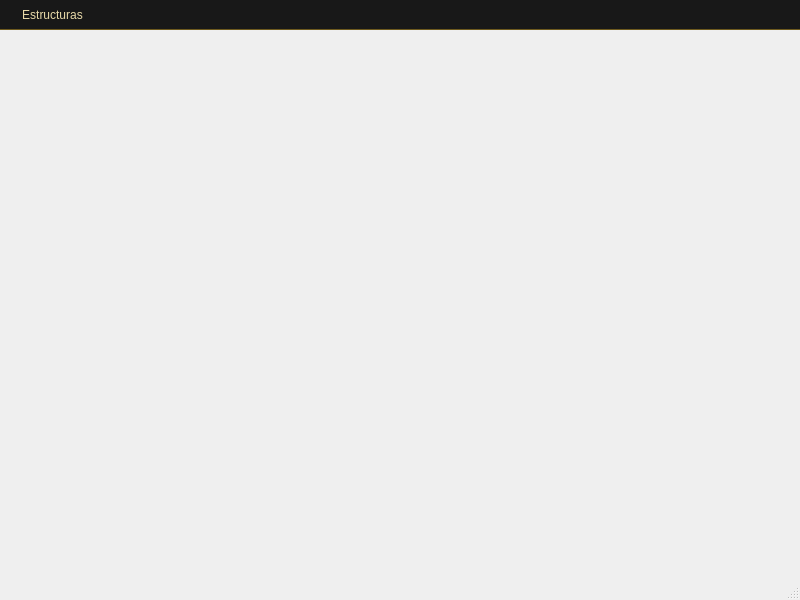
<?xml version="1.0" encoding="UTF-8"?>
<ui version="4.0">
 <class>MainWindow</class>
 <widget class="QMainWindow" name="MainWindow">
  <property name="geometry">
   <rect>
    <x>0</x>
    <y>0</y>
    <width>800</width>
    <height>600</height>
   </rect>
  </property>
  <property name="windowTitle">
   <string>MainWindow</string>
  </property>
  <property name="styleSheet">
   <string notr="true">/* ==========================================================================
   MENÚ PRINCIPAL / QMENUBAR
   ========================================================================== */

QMenuBar {
    background-color: #181818;
    color: #E8D9A8;
    border-bottom: 1px solid #6E5A1E;
    spacing: 5px;
}

QMenuBar::item {
    background: transparent;
    padding: 6px 15px;
    margin: 2px;
    border-radius: 4px;
}

QMenuBar::item:selected {
    background-color: #2A2A2A;
    color: #F5D76E;
}

QMenuBar::item:pressed {
    background-color: #D4AF37;
    color: #121212;
}

/* ==========================================================================
   MENÚ DESPLEGABLE / QMENU
   ========================================================================== */

QMenu {
    background-color: #1B1B1B;
    color: #E8D9A8;
    border: 1px solid #6E5A1E;
    padding: 5px;
}

QMenu::item {
    padding: 8px 30px 8px 25px;
    border-radius: 4px;
    background-color: transparent;
}

QMenu::item:selected {
    background-color: #D4AF37;
    color: #121212;
}

QMenu::item:disabled {
    color: #666666;
}

QMenu::separator {
    height: 1px;
    background: #6E5A1E;
    margin: 5px 10px;
}

/* ==========================================================================
   ICONOS Y CHECKS
   ========================================================================== */

QMenu::indicator {
    width: 16px;
    height: 16px;
}

QMenu::indicator:checked {
    background-color: #D4AF37;
    border: 1px solid #F5D76E;
    border-radius: 3px;
}

QMenu::right-arrow {
    width: 10px;
    height: 10px;
}</string>
  </property>
  <widget class="QWidget" name="centralwidget"/>
  <widget class="QMenuBar" name="menubar">
   <property name="geometry">
    <rect>
     <x>0</x>
     <y>0</y>
     <width>800</width>
     <height>37</height>
    </rect>
   </property>
   <widget class="QMenu" name="menuEstructuras">
    <property name="title">
     <string>Estructuras</string>
    </property>
    <widget class="QMenu" name="menuLineales">
     <property name="title">
      <string>Lineales </string>
     </property>
     <addaction name="actionLista_Enlazada"/>
    </widget>
    <widget class="QMenu" name="menuStack">
     <property name="title">
      <string>Stack</string>
     </property>
     <addaction name="actionPila_2"/>
     <addaction name="actionConversion_Infija_Posfija"/>
     <addaction name="actionQueue"/>
     <addaction name="actionBanco"/>
     <addaction name="actionCola_de_Impresion"/>
    </widget>
    <addaction name="menuLineales"/>
    <addaction name="menuStack"/>
    <addaction name="separator"/>
    <addaction name="actionSalir"/>
   </widget>
   <addaction name="menuEstructuras"/>
  </widget>
  <widget class="QStatusBar" name="statusbar"/>
  <action name="actionSalir">
   <property name="text">
    <string>Salir</string>
   </property>
  </action>
  <action name="actionLista_Enlazada">
   <property name="text">
    <string>Lista Enlazada</string>
   </property>
  </action>
  <action name="actionPila_2">
   <property name="text">
    <string>Pila</string>
   </property>
  </action>
  <action name="actionConversion_Infija_Posfija">
   <property name="text">
    <string>Conversion Infija-Posfija</string>
   </property>
  </action>
  <action name="actionQueue">
   <property name="text">
    <string>Queue</string>
   </property>
  </action>
  <action name="actionBanco">
   <property name="text">
    <string>Banco</string>
   </property>
  </action>
  <action name="actionCola_de_Impresion">
   <property name="text">
    <string>Cola de Impresion</string>
   </property>
  </action>
 </widget>
 <resources/>
 <connections/>
</ui>
